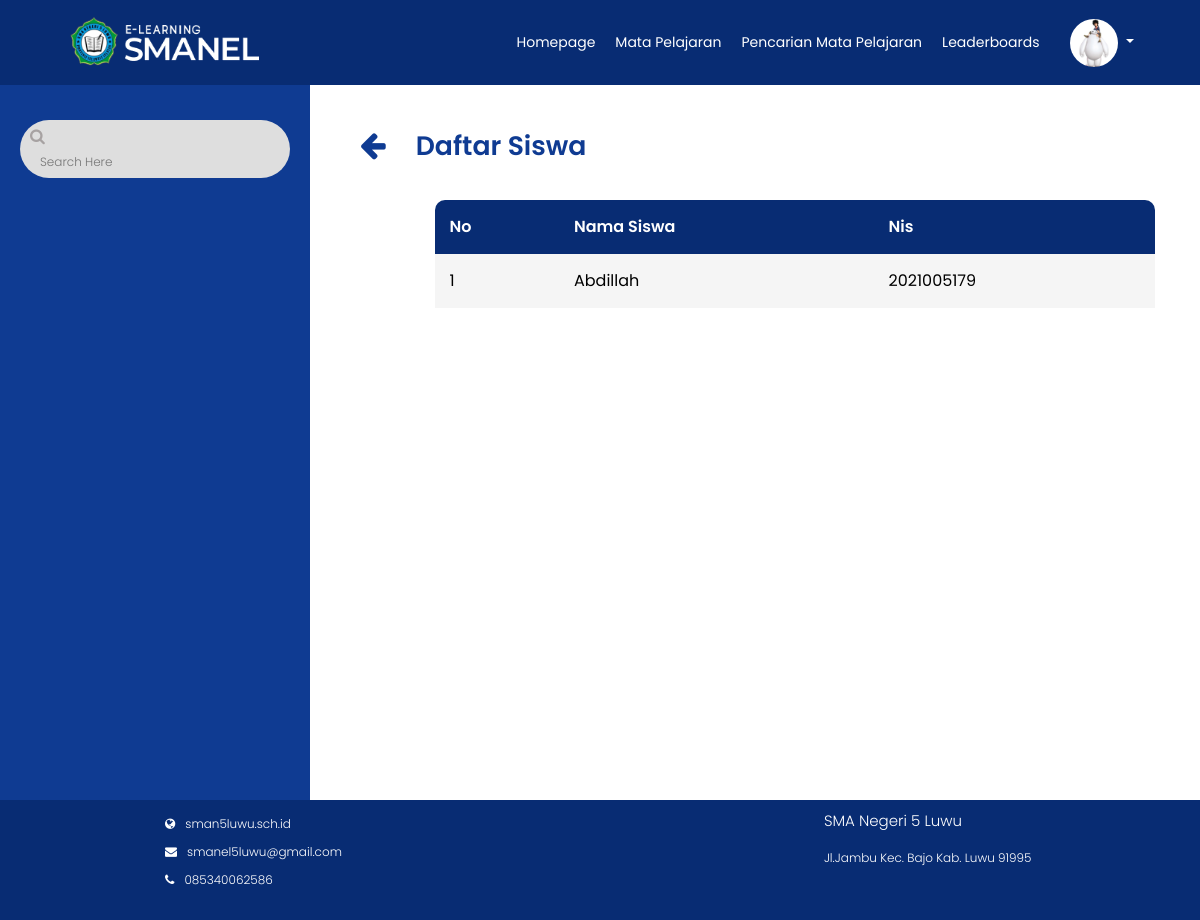
Screenshot of /Backend/daftarsiswa.php?Id=42 (signed in) with the database file from the repository.
### tables this page shows
CREATE TABLE `user_siswa` (
  `Id` int(11) NOT NULL,
  `Nama` varchar(225) NOT NULL,
  `Nis` varchar(225) NOT NULL,
  `Kelas` varchar(225) NOT NULL,
  `Tempat` varchar(225) NOT NULL,
  `Tanggal` date NOT NULL,
  `Email` varchar(255) NOT NULL,
  `Alamat` varchar(225) NOT NULL,
  `Username` varchar(225) NOT NULL,
  `Password` varchar(225) NOT NULL,
  `Profil` varchar(225) NOT NULL
);

CREATE TABLE `siswa_terdaftar` (
  `Id_Anggota` int(11) NOT NULL,
  `Nama` varchar(225) NOT NULL,
  `Nis` varchar(225) NOT NULL,
  `Id_Kelas` int(11) NOT NULL
);

### Backend/functions.php (called while the page is built, shortened)
<?php
function koneksi()
{
    return mysqli_connect('localhost', 'root', '', 'elearning');
}
function query($query)
{
    $conn = koneksi();
    $result = mysqli_query($conn, $query);
    if(mysqli_num_rows($result)==1){
        return mysqli_fetch_assoc($result);
    }
    $rows = [];
    return $rows;
}
function querys($query)
{
    $conn = koneksi();
    $result = mysqli_query($conn, $query);
    $rows = [];
    while ($row = mysqli_fetch_assoc($result)) {
        $rows[] = $row;
    }
    return $rows;
}
?>

### Backend/daftarsiswa.php (the view, shortened to what this page needs)
<?php
require 'functions.php';
$Id = $_GET['Id'];
$siswa = querys("SELECT * FROM siswa_terdaftar WHERE Id_Kelas = $Id");
?>
<!DOCTYPE html>
<html lang="en">
<head>
    <link rel="stylesheet" href="https://stackpath.bootstrapcdn.com/bootstrap/4.5.0/css/bootstrap.min.css">
    <link rel="stylesheet" href="https://stackpath.bootstrapcdn.com/font-awesome/4.7.0/css/font-awesome.min.css">
    <link rel="stylesheet" href="style.css">
</head>
<body>
    <?php require_once('navbar/navbarmapel.php') ?>
    <div class="main-container">
        <div class="dokumen">
            <div class="search-sidebar">
                <div class="search-box d-flex">
                    <form action="" method="post">
                        <span><i class="fa fa-search"></i></span>
                        <input type="text" class="keyword" name="keyword" style="background: none !important;border: none;outline: none;height: 20px;font-size: 12px;" placeholder="Search Here"></input>
                    </form>
                </div>
            </div>
            <div class="doc-content">
                <div class="doc-header d-flex">
                    <span><a href="javascript:history.back()"><i class="fa fa-arrow-left"></i></a> </span>
                    <h1>Daftar Siswa</h1>
                </div>
                <div class="item-tabel mapel">
                    <table>
                        <tr class="title">
                            <th class="th1">No</th>
                            <th>Nama Siswa</th>
                            <th class="th2">Nis</th>
                        </tr>
                        <center>
                            <?php $i = 1;
                            foreach ($siswa as $s) : ?>
                                <tr class="item items">
                                    <td><?= $i++ ?></td>
                                    <td><?= $s["Nama"] ?></td>
                                    <td><?= $s["Nis"]  ?></td>
                                </tr>
                            <?php endforeach ?>
                        </center>
                    </table>
                </div>
            </div>
        </div>
        <div class="footer">
            <div class="nama-footer">
                <p class="tfooter">SMA Negeri 5 Luwu</p>
                <p>Jl.Jambu Kec. Bajo Kab. Luwu 91995</p>
            </div>
            <div class="web">
                <ul>
                    <li><a href="http://sman5luwu.sch.id/index.php"><i class="fa fa-globe"></i><span>sman5luwu.sch.id</span></a>
                    </li>
                    <li><a href="#"><i class="fa fa-envelope"></i><span>smanel5luwu@gmail.com</span></a></li>
                    <li><a href="#"><i class="fa fa-phone"></i><span>085340062586</span></a></li>
                </ul>
            </div>
        </div>
</body>
</html>

### Backend/navbar/navbarmapel.php (shortened to what this page needs)
<?php
$nama = $_SESSION["Nis"];
$user = query("SELECT * FROM user_siswa WHERE Nis = '$nama'");
?>
<nav class="navbar navbar-expand-lg navbar-light fixed-top">
  <div class="navbar-header">
    <img src="img/logo.png" alt="">
  </div>
  <div class="collapse navbar-collapse" id="navbarNav">
    <ul class="navbar-nav ml-auto">
      <li class="name nav-item">
        <a href="homepage.php" class="btn" aria-hidden="true">Homepage</a>
      </li>
      <li class="mapel nav-item">
        <a href="matapelajaran.php" class="btn active" aria-hidden="true">Mata Pelajaran</a>
      </li>
      <li class="search-mapel nav-item">
        <a href="pencarian_siswa.php" class="btn" aria-hidden="true">Pencarian Mata Pelajaran </a>
      </li>
      <li class="leader nav-item">
        <a href="leaderboards.php" class="btn" aria-hidden="true">Leaderboards</a>
      </li>
    </ul>
    <div class="profil nav-item dropdown-toggle" type="button" data-toggle="dropdown" aria-haspopup="true" aria-expanded="false">
      <img alt="your image" src="img/<?php echo $user["Profil"]; ?>" title="<?php echo  $user["Profil"];  ?>" style="border-radius: 50%;">
    </div>
  </div>
</nav>

### Backend/style.css (style rules this page uses)
* { margin: 0; padding: 0; box-sizing: border-box; font-family: 'Poppins', sans-serif; font-weight: 300; }
body { font-family: 'Poppins', sans-serif; font-weight: 300; min-height: 100%; outline: none; }
.navbar { background-color: #082C73; color: white; }
.navbar-header img { height: 8vh; margin-top: 5px; margin-left: 5vh; padding-bottom: 8px; color: white; }
.navbar .navbar-header { color: #fefefe; padding-left: 10px; }
.navbar .navbar-nav li a { padding: 10px; color: white; text-decoration: none; transition: 0.5s ease; border: none; font-size: 14px; float: right; }
#navbarNav .profil { margin: 0 20px; padding-right: 30px; float: right; }
#navbarNav .profil img { width: 6vh; }
.footer { display: grid; height: max-content; width: 100%; bottom: 0; background-color: #082C73; position: relative; padding: 10px; font-size: 12px; }
.footer .web { grid-column: 1; grid-row: 4; margin-left: 150px; }
.footer .web-detail-mapel ul li, .footer .web ul li { list-style: none; padding: 5px; }
.footer .web-detail-mapel span, .footer .web span { color: white; padding: 10px; }
.footer .web-detail-mapel i, .footer .web i { color: white; }
.footer .nama-footer { grid-column: 3; grid-row: 4; color: white; margin-left: 150px; }
.footer .nama-footer .tfooter, .footer .nama-footer-mapel .tfooter { font-size: 15px; }
.btn { display: flex; justify-content: center; }
.dokumen { display: flex; width: 100%; min-height: 100vh; position: relative; }
.search-sidebar { width: 320px; background: #0F3B92; position: relative; }
.search-sidebar .search-box { margin: 120px 20px 0px; padding: 5px 10px 5px 10px; background: #dedede; border-radius: 50px; }
.search-box1 p, .search-box i { color: #a7a2a2; }
.doc-content { display: flex; flex-direction: column; width: 80%; min-height: 100vh; }
.doc-header { margin-top: 80px; padding: 50px 50px 0px; height: max-content; color: #0F3B92; }
.doc-header h1 { font-size: 20pt; font-weight: 600; padding-left: 30px; padding-right: 20px; flex: 1; }
.doc-header a { color: #0F3B92; text-decoration: none; cursor: pointer; }
.doc-header .fa-arrow-left { font-size: 30px; }
table { font-family: arial, sans-serif; border-collapse: collapse; width: 80%; margin: 0px auto; }
th { font-weight: 600; }
td, th { border: 0px; text-align: left; padding: 15px; }
td { font-weight: 400; }
tr { background-color: #dedede; }
.th1, .td1 { border-top-left-radius: 10px; border-bottom-left-radius: 10px; }
.th2, .td2 { border-top-right-radius: 10px; border-bottom-right-radius: 10px; }
tr:nth-child(even) { background-color: #ffff; }
.item-tabel { width: 90%; margin: 20px auto; overflow: auto; }
.item-tabel table { width: 88% !important; margin: 10px auto; }
.item-tabel table .title { background: #082C73; border-top-left-radius: 10px; border-top-right-radius: 10px; color: white; }
.item-tabel table .title .th1 { border-top-left-radius: 10px; border-bottom-left-radius: 0px; }
.item-tabel table .title .th2 { border-top-right-radius: 10px; border-bottom-right-radius: 0px; }
.item-tabel table .item { color: black; background: #f1eeee; }
.mapel table { margin-left: 80px !important; width: 90% !important; }
.field-user label, input { padding: 10px; }
.table-header td, th { text-align: center; }
.table-cell tr, td { background: #F5F5F5; }
form i { font-size: 50px; }
.navbar-collapse { flex-grow: 0 !important; }
@media (min-width: 992px) { .navbar-expand-lg .navbar-collapse { margin-left: auto; } }
tr.item td { text-align: center; }
tr.title th,tr.items td { text-align: left !important; }
.item-tabel .items td { text-align: left !important; }

### rows the page displays
user_siswa: Profil (picture)
siswa_terdaftar: Nama "Abdillah", Nis "2021005179"
